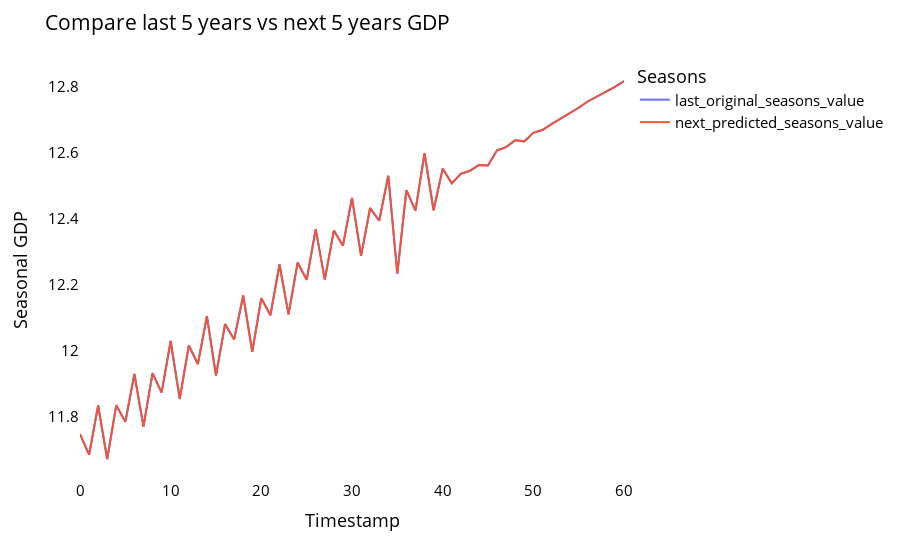

Notebook code cell kept with this figure:
### Code cell
last_seasons=np.arange(1,time_step*4+1)
season_pred=np.arange(time_step*4+1,time_step*4+pred_season+1)
print(last_seasons)
print(season_pred)

temp_mat = np.array((len(last_seasons)+season_pred+1,1),dtype=object)
temp_mat[:] = np.nan
temp_mat = temp_mat.reshape(1,-1).tolist()[0]

last_original_seasons_value = temp_mat
next_predicted_seasons_value = temp_mat

last_original_seasons_value[0:time_step*4+1] = scaler.inverse_transform(closedf[len(closedf)-(time_step*4+1):]).reshape(1,-1).tolist()[0]
next_predicted_seasons_value[time_step*4+1:] = scaler.inverse_transform(np.array(lst_output,dtype=object).reshape(-1,1)).reshape(1,-1).tolist()[0]

new_pred_plot = pd.DataFrame({
    'last_original_seasons_value':last_original_seasons_value,
    'next_predicted_seasons_value':next_predicted_seasons_value
})

#names = cycle(['Last 20 seasons GDP','Predicted next 20 seasons GDP'])

fig = px.line(new_pred_plot,x=new_pred_plot.index, y=[new_pred_plot['last_original_seasons_value'],
                                                      new_pred_plot['next_predicted_seasons_value']],
              labels={'value': 'Seasonal GDP','index': 'Timestamp'})
fig.update_layout(title_text='Compare last 5 years vs next 5 years GDP',
                  plot_bgcolor='white', font_size=15, font_color='black',legend_title_text='Seasons')

#fig.for_each_trace(lambda t:  t.update(name = next(names)))
fig.update_xaxes(showgrid=False)
fig.update_yaxes(showgrid=False)
fig.show()

### Figure 1 — Plotly figure (JSON) as saved in the notebook; plotly's stock layout.template omitted (floating-point values rounded to 4 significant figures)
{"data": [{"hovertemplate": "variable=last_original_seasons_value<br>Timestamp=%{x}<br>Seasonal GDP=%{y}<extra></extra>", "legendgroup": "last_original_seasons_value", "line": {"color": "#636efa", "dash": "solid"}, "marker": {"symbol": "circle"}, "mode": "lines", "name": "last_original_seasons_value", "orientation": "v", "showlegend": true, "type": "scatter", "x": [0, 1, 2, 3, 4, 5, 6, 7, 8, 9, 10, 11, 12, 13, 14, 15, 16, 17, 18, 19, 20, 21, 22, 23, 24, 25, 26, 27, 28, 29, 30, 31, 32, 33, 34, 35, 36, 37, 38, 39, 40, 41, 42, 43, 44, 45, 46, 47, 48, 49, 50, 51, 52, 53, 54, 55, 56, 57, 58, 59, 60], "xaxis": "x", "y": [11.75, 11.69, 11.84, 11.67, 11.84, 11.79, 11.93, 11.77, 11.93, 11.87, 12.03, 11.85, 12.02, 11.96, 12.11, 11.93, 12.08, 12.03, 12.17, 12.0, 12.16, 12.11, 12.26, 12.11, 12.27, 12.22, 12.37, 12.22, 12.37, 12.32, 12.46, 12.29, 12.43, 12.39, 12.53, 12.23, 12.49, 12.43, 12.6, 12.43, 12.55, 12.51, 12.54, 12.55, 12.56, 12.56, 12.61, 12.62, 12.64, 12.64, 12.66, 12.67, 12.69, 12.7, 12.72, 12.74, 12.76, 12.77, 12.79, 12.8, 12.82], "yaxis": "y"}, {"hovertemplate": "variable=next_predicted_seasons_value<br>Timestamp=%{x}<br>Seasonal GDP=%{y}<extra></extra>", "legendgroup": "next_predicted_seasons_value", "line": {"color": "#EF553B", "dash": "solid"}, "marker": {"symbol": "circle"}, "mode": "lines", "name": "next_predicted_seasons_value", "orientation": "v", "showlegend": true, "type": "scatter", "x": [0, 1, 2, 3, 4, 5, 6, 7, 8, 9, 10, 11, 12, 13, 14, 15, 16, 17, 18, 19, 20, 21, 22, 23, 24, 25, 26, 27, 28, 29, 30, 31, 32, 33, 34, 35, 36, 37, 38, 39, 40, 41, 42, 43, 44, 45, 46, 47, 48, 49, 50, 51, 52, 53, 54, 55, 56, 57, 58, 59, 60], "xaxis": "x", "y": [11.75, 11.69, 11.84, 11.67, 11.84, 11.79, 11.93, 11.77, 11.93, 11.87, 12.03, 11.85, 12.02, 11.96, 12.11, 11.93, 12.08, 12.03, 12.17, 12.0, 12.16, 12.11, 12.26, 12.11, 12.27, 12.22, 12.37, 12.22, 12.37, 12.32, 12.46, 12.29, 12.43, 12.39, 12.53, 12.23, 12.49, 12.43, 12.6, 12.43, 12.55, 12.51, 12.54, 12.55, 12.56, 12.56, 12.61, 12.62, 12.64, 12.64, 12.66, 12.67, 12.69, 12.7, 12.72, 12.74, 12.76, 12.77, 12.79, 12.8, 12.82], "yaxis": "y"}], "layout": {"font": {"color": "black", "size": 15}, "legend": {"title": {"text": "Seasons"}, "tracegroupgap": 0}, "margin": {"t": 60}, "plot_bgcolor": "white", "title": {"text": "Compare last 5 years vs next 5 years GDP"}, "xaxis": {"anchor": "y", "domain": [0, 1], "showgrid": false, "title": {"text": "Timestamp"}}, "yaxis": {"anchor": "x", "domain": [0, 1], "showgrid": false, "title": {"text": "Seasonal GDP"}}}}
